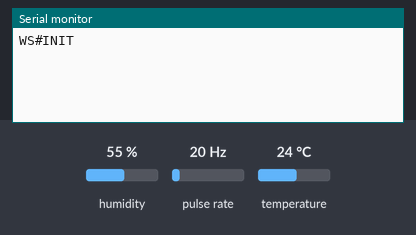
This sketch was run on a simulated Arduino Uno, built with avr-gcc and run on an emulated ATmega328P. Shown: the last lines printed to the serial monitor. Wiring (inferred from the names in the program): pulse sensor: data pin 3. Inputs (shaded band) come from the test bench; at power-on: humidity 55 %, pulse rate 20 Hz, temperature 24 °C.

Above: at 1.2 s.
1.3 s: humidity set to 22 %
At 2.6 s:
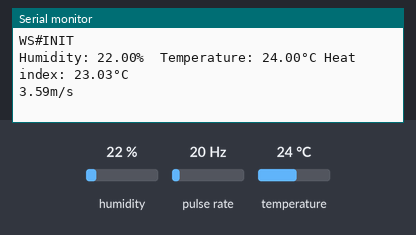
3.5 s: pulse rate (sensor on pin 3) set to 4 Hz
At 4.8 s:
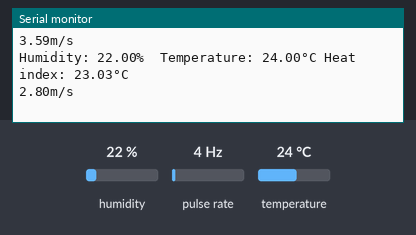
5.0 s: temperature set to 12 °C
At 6.4 s:
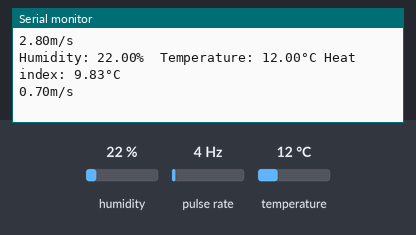
6.5 s: pulse rate (sensor on pin 3) set to 50 Hz
8.0 s: humidity set to 40 %
At 8.8 s:
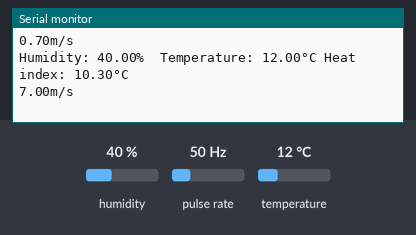
Timing chart, 0 to 10.5 s (numbered marks = the images above; inputs shaded):
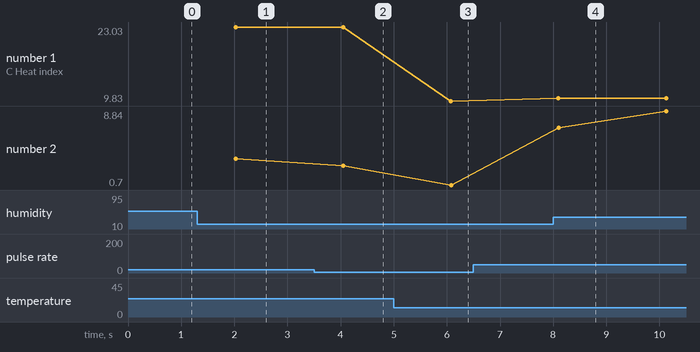

The sketch:

weather_station_sketch.ino
```cpp
#include <DHT.h>
#define DHTPIN 2
#define DHTTYPE DHT11

DHT dht(DHTPIN, DHTTYPE);


#define ANEMOPIN 3

unsigned long lastDebounceTime = 0;  // the last time the output pin was toggled
unsigned long debounceDelay = 1000;
int Count = 0;

void onChange()
{
  if ( digitalRead(ANEMOPIN) == LOW )
    Count++;
}

void setup() {
  // put your setup code here, to run once:
  Serial.begin(115200);
  dht.begin();

  pinMode(ANEMOPIN, INPUT_PULLUP);
  attachInterrupt( digitalPinToInterrupt(ANEMOPIN), onChange, FALLING);

  Serial.println("WS#INIT");
}


void anemo() {
  if ((millis() - lastDebounceTime) > debounceDelay)
  {
    lastDebounceTime = millis();
    Serial.print((Count * 8.75)/100);
    Count = 0;
    Serial.println("m/s");
  }
}


void loop() {
  delay(2000);

  float h = dht.readHumidity();
  float t = dht.readTemperature();

  // Check if any reads failed and exit early (to try again).
  if (isnan(h) || isnan(t)) {
    Serial.println(F("Failed to read from DHT sensor!"));
    return;
  }

  // Compute heat index in Celsius (isFahreheit = false)
  float hic = dht.computeHeatIndex(t, h, false);

  Serial.print(F("Humidity: "));
  Serial.print(h);
  Serial.print(F("%  Temperature: "));
  Serial.print(t);
  Serial.print(F("°C"));
  Serial.print(F(" Heat index: "));
  Serial.print(hic);
  Serial.print(F("°C\n"));

  anemo();
}
```

Measured:
- after the input at 1.3 s, the serial monitor: prints a new line after 0.72 s (image 1)
- after the input at 3.5 s, the serial monitor: prints a new line after 0.55 s (image 2)
- after the input at 5.0 s, the serial monitor: prints a new line after 1.1 s (image 3)
- after the input at 8.0 s, the serial monitor: prints a new line after 0.10 s (image 4)
- plotted number 1: 23.03 → 9.83 after the input at 5.0 s, 9.83 → 10.3 after the input at 8.0 s
- plotted number 2: 3.59 → 2.8 after the input at 3.5 s
